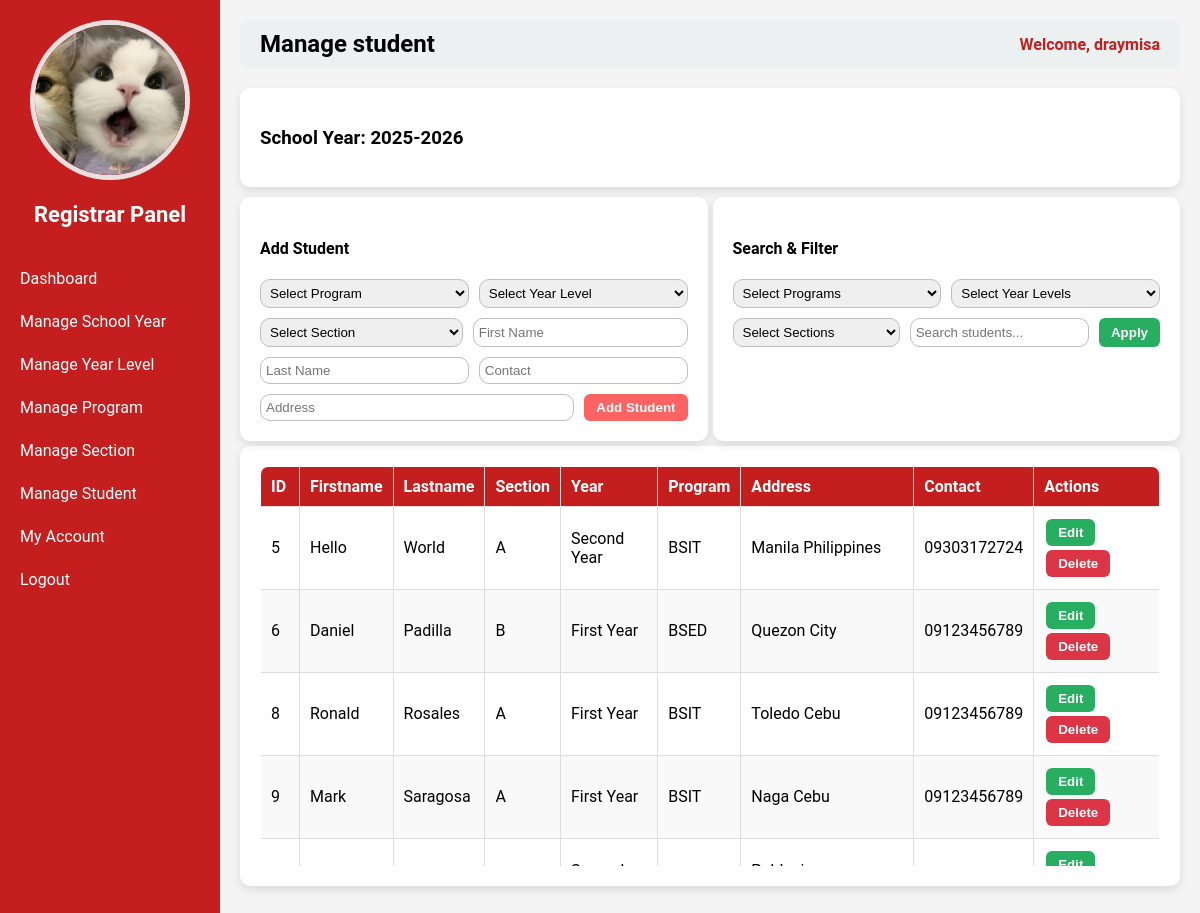
The app's page /registrar.php?page=manage_student (signed in) with its own data.
### tables this page shows
CREATE TABLE `users` (
  `id` int(11) NOT NULL,
  `username` varchar(50) NOT NULL,
  `password` varchar(255) NOT NULL,
  `role` varchar(50) NOT NULL,
  `email` varchar(255) NOT NULL,
  `contact` varchar(50) NOT NULL,
  `status` varchar(50) NOT NULL,
  `img` varchar(255) NOT NULL
);

CREATE TABLE `school_years` (
  `id` int(11) NOT NULL,
  `school_year` varchar(50) NOT NULL,
  `is_current` tinyint(1) DEFAULT 0
);

CREATE TABLE `students` (
  `id` int(11) NOT NULL,
  `first_name` varchar(50) NOT NULL,
  `last_name` varchar(50) NOT NULL,
  `school_year_id` int(11) NOT NULL,
  `program_id` int(11) NOT NULL,
  `year_level_id` int(11) NOT NULL,
  `section_id` int(11) NOT NULL,
  `address` varchar(100) NOT NULL,
  `contact` varchar(20) NOT NULL,
  `img` varchar(255) NOT NULL,
  `user_id` int(11) NOT NULL
);

CREATE TABLE `sections` (
  `id` int(11) NOT NULL,
  `section_name` varchar(50) NOT NULL
);

CREATE TABLE `year_levels` (
  `id` int(11) NOT NULL,
  `year_level` varchar(50) NOT NULL
);

CREATE TABLE `programs` (
  `id` int(11) NOT NULL,
  `program_code` varchar(50) NOT NULL,
  `program_name` varchar(100) NOT NULL
);

### registrar_pages/manage_student.php (the view, shortened to what this page needs)
<?php
require __DIR__ . '/../db_connect.php';
$current_sy = $pdo->query("SELECT * FROM school_years WHERE is_current=1 LIMIT 1")->fetch(PDO::FETCH_ASSOC);
$current_sy_id = $current_sy['id'];
$edit_mode = false;
$edit_student = [];
$search = $_GET['search'] ?? '';
$sql = "
    SELECT st.*, sec.section_name, yl.year_level, p.program_code
    FROM students st
    LEFT JOIN sections sec ON st.section_id = sec.id
    LEFT JOIN year_levels yl ON st.year_level_id = yl.id
    LEFT JOIN programs p ON st.program_id = p.id
    WHERE st.school_year_id = ?
";
$params = [$current_sy_id];
$sql .= " ORDER BY st.id ASC";
$students = $pdo->prepare($sql);
$students->execute($params);
$students = $students->fetchAll(PDO::FETCH_ASSOC);
?>
<div class="container">
    <h3>School Year: <?= htmlspecialchars($current_sy['school_year']); ?></h3>
</div>
<div class="flex-container">
    <div class="container half">
    <h4><?= $edit_mode ? "Update Student" : "Add Student" ?></h4>
    <form method="POST" class="form-box">
<select name="program_id" required>
    <option value="">Select Program</option>
</select>
<select name="year_level_id" required>
    <option value="">Select Year Level</option>
</select>
<select name="section_id" required>
    <option value="">Select Section</option>
</select>
        <input type="text" name="first_name" placeholder="First Name"
               value="<?= htmlspecialchars($edit_student['first_name'] ?? '') ?>" required>
        <input type="text" name="last_name" placeholder="Last Name"
               value="<?= htmlspecialchars($edit_student['last_name'] ?? '') ?>" required>
        <input type="text" name="contact" placeholder="Contact"
               value="<?= htmlspecialchars($edit_student['contact'] ?? '') ?>">
        <input type="text" name="address" placeholder="Address"
               value="<?= htmlspecialchars($edit_student['address'] ?? '') ?>">
        <?php if ($edit_mode): ?>
            <input type="hidden" name="id" value="<?= $edit_student['id'] ?>">
            <button type="submit" name="update_student" class="btn btn-warning">Update Student</button>
            <a href="" class="btn btn-secondary">Cancel</a>
        <?php else: ?>
            <button type="submit" name="add_student" class="btn btn-primary">Add Student</button>
        <?php endif; ?>
    </form>
</div>
    <div class="container half">
        <h4>Search & Filter</h4>
        <form method="GET" action="registrar.php" class="form-box">
            <select name="filter_program">
                <option value="">Select Programs</option>
            </select>
            <select name="filter_year">
                <option value="">Select Year Levels</option>
            </select>
            <select name="filter_section">
                <option value="">Select Sections</option>
            </select>
            <input type="text" name="search" placeholder="Search students..." value="<?= htmlspecialchars($search) ?>">
            <button type="submit" class="btn btn-info">Apply</button>
        </form>
    </div>
</div>
<div class="container">
    <div class="table-box">
        <table class="styled-table">
            <thead>
                <tr>
                    <th>ID</th>
                    <th>Firstname</th>
                    <th>Lastname</th>
                    <th>Section</th>
                    <th>Year</th>
                    <th>Program</th>
                    <th>Address</th>
                    <th>Contact</th>
                    <th>Actions</th>
                </tr>
            </thead>
            <tbody>
            <?php if (count($students) > 0): ?>
                <?php foreach ($students as $stu): ?>
                    <tr>
                        <td><?= $stu['id'] ?></td>
                        <td><?= htmlspecialchars($stu['first_name']) ?></td>
                        <td><?= htmlspecialchars($stu['last_name']) ?></td>
                        <td><?= htmlspecialchars($stu['section_name']) ?></td>
                        <td><?= htmlspecialchars($stu['year_level']) ?></td>
                        <td><?= htmlspecialchars($stu['program_code']) ?></td>
                        <td><?= htmlspecialchars($stu['address']) ?></td>
                        <td><?= htmlspecialchars($stu['contact']) ?></td>
                        <td>
                            <form method="POST" class="inline-form">
                                <button type="submit" name="edit_student" class="btn btn-info">Edit</button>
                            </form>
                            <form method="POST" class="inline-form">
                                <button type="submit" name="delete_student" class="btn btn-danger"
                                        onclick="return confirm('Are you sure?')">Delete</button>
                            </form>
                        </td>
                    </tr>
                <?php endforeach; ?>
            <?php else: ?>
                <tr><td colspan="9" style="text-align:center;">No students found.</td></tr>
            <?php endif; ?>
            </tbody>
        </table>
    </div>
</div>

### registrar.php (shortened to what this page needs)
<?php
require 'db_connect.php';
$id = $_SESSION['user_id'];
$stmt = $pdo->prepare("SELECT * FROM users WHERE id=?");
$stmt->execute([$id]);
$user = $stmt->fetch(PDO::FETCH_ASSOC);
$page = isset($_GET['page']) ? $_GET['page'] : 'dashboard';
?>
<!DOCTYPE html>
<html>
<head>
</head>
<body>
<div class="sidebar">
    <div class="column profile-photo">
        <?php if (!empty($user['img'])): ?>
            <img src="<?php echo htmlspecialchars($user['img']); ?>" alt="Profile Image">
        <?php else: ?>
            <img src="default.png" alt="Profile Image">
        <?php endif; ?>
    </div>
    <h2>Registrar Panel</h2>
    <a href="?page=dashboard">Dashboard</a>
    <a href="?page=manage_school_year">Manage School Year</a>
    <a href="?page=manage_year_level">Manage Year Level</a>
    <a href="?page=manage_program">Manage Program</a>
    <a href="?page=manage_section">Manage Section</a>
    <a href="?page=manage_student">Manage Student</a>
    <a href="?page=my_account">My Account</a>
    <a href="logout.php">Logout</a>
</div>
<div class="main-content">
    <div class="header">
        <h2><?php echo ucfirst(str_replace('_',' ', $page)); ?></h2>
        <span>Welcome, <?php echo $_SESSION['username']; ?></span>
    </div>
    <div class="content" style="margin-top:20px;">
        <?php
        $pageFile = "registrar_pages/{$page}.php";
        if (file_exists($pageFile)) {
            include $pageFile;
        } else {
            echo "<p>Page not found.</p>";
        }
        ?>
    </div>
</div>
</body>
</html>

### registrar.php (style rules this page uses)
body { margin:0; font-family:'Roboto', sans-serif; background:#f4f4f4; }
.sidebar { position: fixed; top:0; left:0; width:220px; height:100%; background-color:#c41e1e; color:white; display:flex; flex-direction:column; padding-top:20px; }
.sidebar h2 { text-align:center; margin-bottom:30px; font-size:22px; }
.sidebar a { padding:12px 20px; text-decoration:none; color:white; display:block; transition:0.3s; }
.main-content { margin-left:220px; padding:20px; }
.header { display:flex; justify-content:space-between; align-items:center; background:#ecf0f1; padding:10px 20px; border-radius:8px; }
.header h2 { margin:0; }
.header span { font-weight: bold;color: #c41e1e; }
.profile-photo { text-align: center; }
.profile-photo img { width: 150px; height: 150px; object-fit: cover; border-radius: 50%; border: 5px solid #ebe0e0ff; }

### registrar_pages/manage_student.php (style rules this page uses)
.flex-container { display: flex; gap: 5px; margin-top: 5px; }
.container { background:#fff; padding:20px; border-radius:10px; box-shadow:0 4px 10px rgba(0,0,0,0.1); margin-top:5px; }
.half { flex: 1; max-width: 50%; }
.form-box { display: flex; flex-wrap: wrap; gap: 10px; }
.form-box input, .form-box select { padding: 5px; border: 1px solid #bebebeff; border-radius: 10px; flex: 1 1 calc(25% - 10px); min-width: 150px; }
.table-box { max-height:400px; overflow-y:auto; }
.styled-table { width:100%; border-collapse:collapse; border:1px solid #ddd; border-radius:8px; overflow:hidden; box-shadow:0 2px 5px rgba(0,0,0,0.1); }
.styled-table th, .styled-table td { padding:10px; border:1px solid #ddd; text-align:left; }
.styled-table thead { background:#c41e1e; color:#fff; }
.styled-table tr:nth-child(even) { background:#f9f9f9; }
.inline-form { display:inline-block; margin:2px; }
.btn { padding:6px 12px; border-radius:6px; border:none; cursor:pointer; font-weight:bold; color:white; }
.btn-primary { background:#fc6464ff; }
.btn-danger { background:#dc3545; }
.btn-info { background:#27ae60; }

### records on screen
users: img (picture)
school_years: school_year "2025-2026"
students: id "5", first_name "Hello", last_name "World", section.section_name "A", year_level.year_level "Second Year", program.program_code "BSIT", address "Manila Philippines", contact "09303172724"
students: id "6", first_name "Daniel", last_name "Padilla", section.section_name "B", year_level.year_level "First Year", program.program_code "BSED", address "Quezon City", contact "09123456789"
students: id "8", first_name "Ronald", last_name "Rosales", section.section_name "A", year_level.year_level "First Year", program.program_code "BSIT", address "Toledo Cebu", contact "09123456789"
students: id "9", first_name "Mark", last_name "Saragosa", section.section_name "A", year_level.year_level "First Year", program.program_code "BSIT", address "Naga Cebu", contact "09123456789"

### other values on screen
str_replace('_',' ', $page) "Manage student"
$_SESSION['username'] "draymisa"
